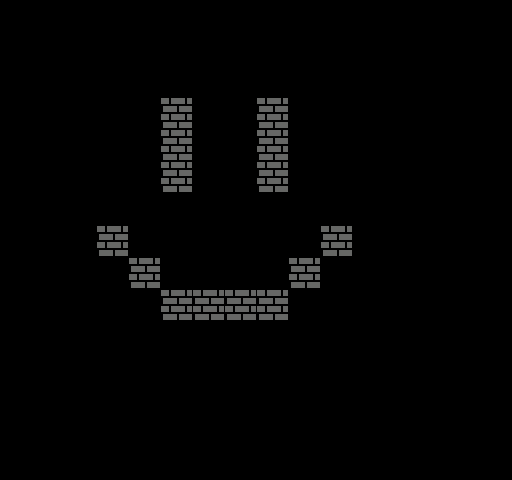

Below is a game level as drawn by its tile map, then a one-line description and the .tmx file that defines it, in full:
An orthogonal 16x15 tile map with 32x32 px tiles, 1 tile layer (Tile Layer 1).

<map version="1.0" orientation="orthogonal" renderorder="right-down" width="16" height="15" tilewidth="32" tileheight="32" nextobjectid="1">
 <tileset firstgid="1" name="t" tilewidth="32" tileheight="32" tilecount="64">
  <image source="metatile.png" width="256" height="256" />
 </tileset>
 <layer name="Tile Layer 1" width="16" height="15">
  <data encoding="csv">
1,1,1,1,1,1,1,1,1,1,1,1,1,1,1,1,
1,1,1,1,1,1,1,1,1,1,1,1,1,1,1,1,
1,1,1,1,1,1,1,1,1,1,1,1,1,1,1,1,
1,1,1,1,1,2,1,1,2,1,1,1,1,1,1,1,
1,1,1,1,1,2,1,1,2,1,1,1,1,1,1,1,
1,1,1,1,1,2,1,1,2,1,1,1,1,1,1,1,
1,1,1,1,1,1,1,1,1,1,1,1,1,1,1,1,
1,1,1,2,1,1,1,1,1,1,2,1,1,1,1,1,
1,1,1,1,2,1,1,1,1,2,1,1,1,1,1,1,
1,1,1,1,1,2,2,2,2,1,1,1,1,1,1,1,
1,1,1,1,1,1,1,1,1,1,1,1,1,1,1,1,
1,1,1,1,1,1,1,1,1,1,1,1,1,1,1,1,
1,1,1,1,1,1,1,1,1,1,1,1,1,1,1,1,
1,1,1,1,1,1,1,1,1,1,1,1,1,1,1,1,
1,1,1,1,1,1,1,1,1,1,1,1,1,1,1,1
</data>
 </layer>
</map>
